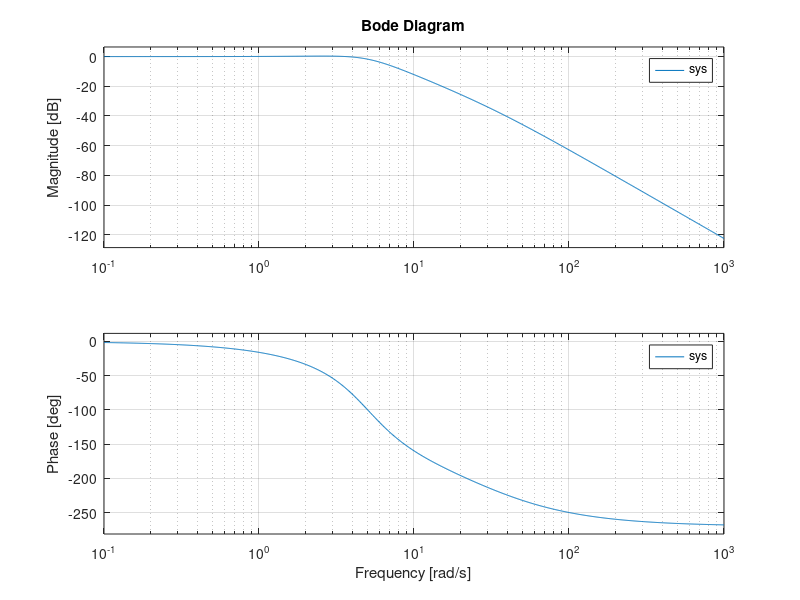

Reproduce this figure in MATLAB.
K=30; % assigned in question
sys = tf(25*K,[1 1.2*K 205 25*K]) % TRANSFER FUNCTION of System
bode(sys)  % Plotting bode plot of system
